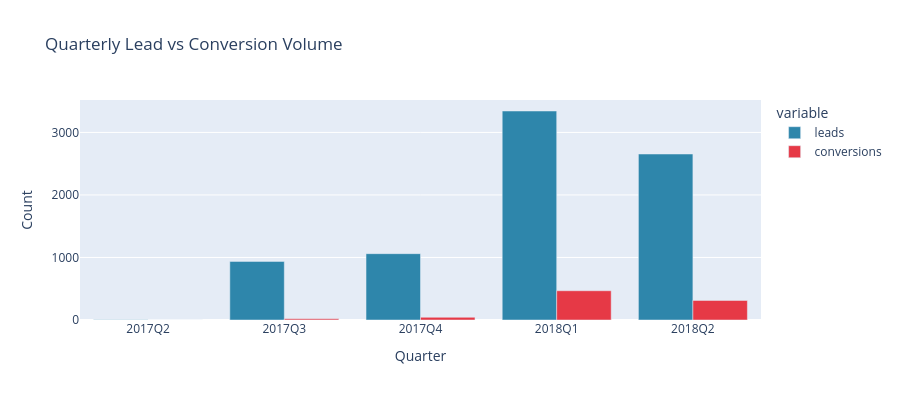

This figure's notebook cell:
### Markdown cell above
### 4.8 Quarterly Performance

### Code cell
quarterly = df.groupby('contact_quarter').agg(
    leads=('mql_id', 'count'),
    conversions=('converted', 'sum')
).reset_index()
quarterly['cvr'] = (quarterly['conversions'] / quarterly['leads'] * 100).round(2)

fig = px.bar(quarterly, x='contact_quarter', y=['leads', 'conversions'],
             barmode='group',
             labels={'contact_quarter': 'Quarter', 'value': 'Count'},
             title='Quarterly Lead vs Conversion Volume',
             color_discrete_sequence=['#2E86AB', '#E63946'])
fig.update_layout(height=400)
fig.show()

### Figure 1 — Plotly figure (JSON) as saved in the notebook; plotly's stock layout.template omitted (floating-point values rounded to 4 significant figures)
{"data": [{"alignmentgroup": "True", "hovertemplate": "variable=leads<br>Quarter=%{x}<br>Count=%{y}<extra></extra>", "legendgroup": "leads", "marker": {"color": "#2E86AB", "pattern": {"shape": ""}}, "name": "leads", "offsetgroup": "leads", "orientation": "v", "showlegend": true, "textposition": "auto", "type": "bar", "x": ["2017Q2", "2017Q3", "2017Q4", "2018Q1", "2018Q2"], "xaxis": "x", "y": [4, 937, 1061, 3343, 2655], "yaxis": "y"}, {"alignmentgroup": "True", "hovertemplate": "variable=conversions<br>Quarter=%{x}<br>Count=%{y}<extra></extra>", "legendgroup": "conversions", "marker": {"color": "#E63946", "pattern": {"shape": ""}}, "name": "conversions", "offsetgroup": "conversions", "orientation": "v", "showlegend": true, "textposition": "auto", "type": "bar", "x": ["2017Q2", "2017Q3", "2017Q4", "2018Q1", "2018Q2"], "xaxis": "x", "y": [0, 18, 43, 468, 313], "yaxis": "y"}], "layout": {"barmode": "group", "height": 400, "legend": {"title": {"text": "variable"}, "tracegroupgap": 0}, "title": {"text": "Quarterly Lead vs Conversion Volume"}, "xaxis": {"anchor": "y", "domain": [0, 1], "title": {"text": "Quarter"}}, "yaxis": {"anchor": "x", "domain": [0, 1], "title": {"text": "Count"}}}}
